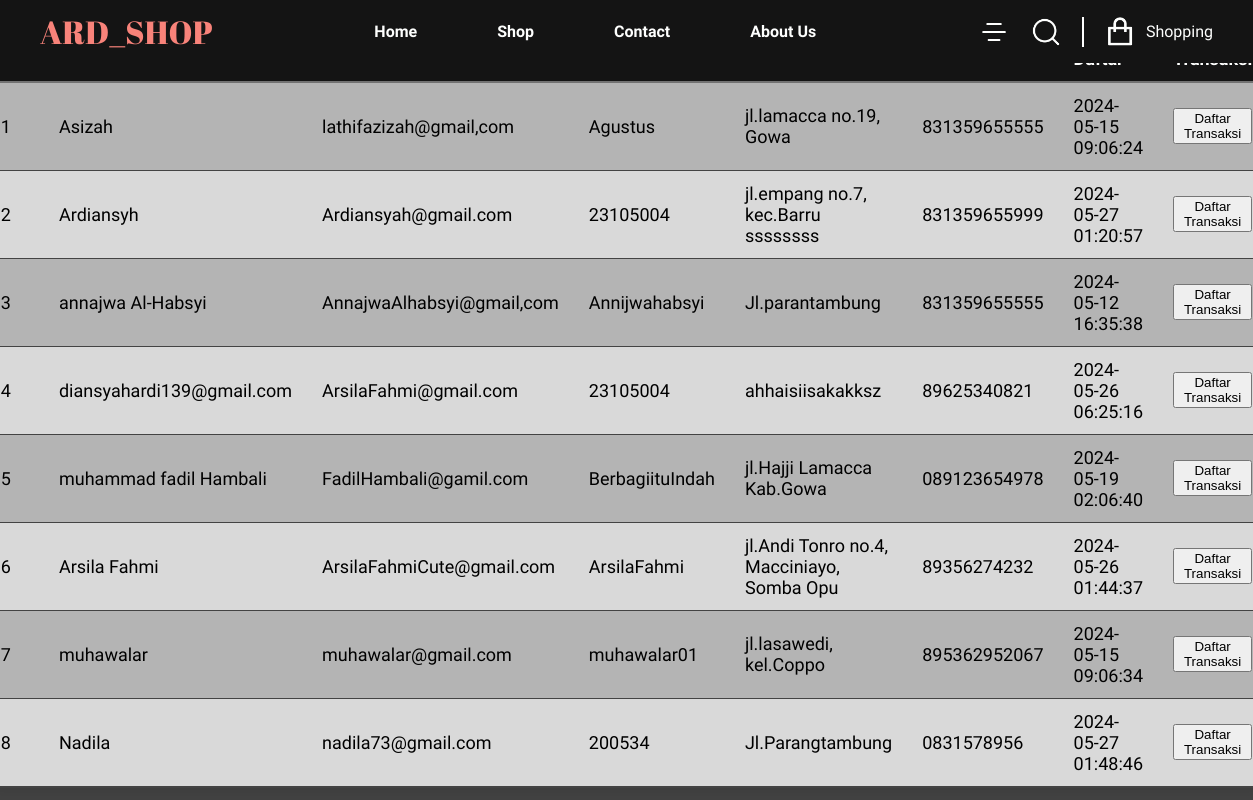
Screenshot of /DashBoard/Data_pengguna.php with the database file from the repository.
### tables this page shows
CREATE TABLE `pengguna` (
  `user_id` int(8) NOT NULL,
  `username` varchar(30) NOT NULL,
  `email` varchar(30) NOT NULL,
  `password` varchar(20) NOT NULL,
  `address` longtext DEFAULT NULL,
  `phone_number` varchar(15) DEFAULT NULL,
  `registration_date` timestamp NOT NULL DEFAULT current_timestamp() ON UPDATE current_timestamp()
);

### DashBoard/Data_pengguna.php (the view, shortened to what this page needs)
<?php
include '../Connection.php';
?>
<!DOCTYPE html>
<html lang="en">
<head>
    <link rel="stylesheet" href="style/Style.css">
</head>
<nav class="navbar">
    <div class="brand">ARD_SHOP</div>
    <div class="nav">
        <div>Home</div>
        <div>Shop</div>
        <div>Contact</div>
        <div>About Us</div>
    </div>
    <div class="actions">
        <img src="../image/Bar Menu.png" alt="Bar-Menu" width="32" height="32" style="position: relative;">
        <img src="../image/Search.png" alt="Search" width="32" height="32" style="position: relative;">
        <div class="divider"></div>
        <div class="shopping">
            <img src="../image/shop.png" alt="shop" width="32" height="32" style="position: relative;">
            <div>Shopping</div>
        </div>
    </div>
</nav>
<body>
    <table class="styled-table">
        <thead>
            <tr>
                <th>No.</th>
                <th>Nama User</th>
                <th>Email</th>
                <th>Password</th>
                <th>Alamat User</th>
                <th>Phone Number</th>
                <th>Tanggal Daftar</th>
                <th>Daftar Transaksi</th>
            </tr>
        </thead>
    <?php
    $pengguna_date = "select * from pengguna order by user_id";
    $connect_pengguna = mysqli_query($connection, $pengguna_date);
    echo "<tbody>";
    $i = 1;
    while ($a = mysqli_fetch_array($connect_pengguna)) {
        echo '
    <tr>
        <td>' . $i . '</td>
        <td>' . htmlspecialchars($a['username']) . '</td>
        <td>' . htmlspecialchars($a['email']) . '</td>
        <td>' . htmlspecialchars($a['password']) . '</td>
        <td>' . htmlspecialchars($a['address']) . '</td>
        <td>' . htmlspecialchars($a['phone_number']) . '</td>
        <td>' . htmlspecialchars($a['registration_date']) . '</td>
        <td>
        <form action="Transaksi_user.php" method="get">
            <input type="hidden" name="user_id" value="' . htmlspecialchars($a['user_id']) . '">
            <button type="submit" class="Button">Daftar Transaksi</button>
        </form>
        </td>
    </tr>
    ';
    $i++;
    }
    echo "</tbody>";
    echo "</table>";
    ?>
</body>
</html>

### DashBoard/Style/Style.css (style rules this page uses)
body { margin: 0; padding: 0; background-color: #434343; font-family: 'Segoe UI', Tahoma, Geneva, Verdana, sans-serif; display: flex; justify-content: center; align-items: center; height: 100vh; }
.navbar { background-color: #141414; padding: 10px 40px; display: flex; justify-content: space-between; align-items: center; position: fixed; width: 100%; top: 0; z-index: 1000; box-sizing: border-box; }
.navbar .brand { color: #F8837A; font-size: 32px; font-family: 'Abril Fatface', cursive; font-weight: 400; }
.navbar .nav { display: flex; gap: 80px; }
.navbar .nav > div { color: #FEFFFE; font-size: 16px; font-weight: 600; cursor: pointer; }
.navbar .actions { display: flex; align-items: center; gap: 20px; }
.navbar .actions img { cursor: pointer; }
.navbar .actions .divider { width: 2px; height: 30px; background: white; }
.navbar .actions .shopping { display: flex; align-items: center; gap: 10px; color: #FEFFFE; }
.navbar .actions .shopping img { cursor: pointer; }
.styled-table { border-collapse: collapse; margin: 25px 0; font-size: 18px; min-width: 800px; box-shadow: 0 0 20px rgba(0, 0, 0, 0.15); border: 2px solid #727272; border-radius: 12px; overflow: hidden; }
.styled-table thead tr { background-color: #141414; border: 2px solid #727272; color: #FEFFFE; text-align: left; font-weight: bold; }
.styled-table th, .styled-table td { padding: 12px 15px; }
.styled-table tbody tr { border-bottom: 1px solid #434343; }
.styled-table tbody tr:nth-of-type(even) { background-color: rgba(255, 255, 255, 0.8); }
.styled-table tbody tr:nth-of-type(odd) { background-color: rgba(255, 255, 255, 0.6); }
.styled-table tbody tr:last-of-type { border-bottom: 2px solid #141414; }

### rows the page displays
pengguna: username "Asizah", email "lathifazizah@gmail,com", password "Agustus", address "jl.lamacca no.19, Gowa", phone_number "831359655555", registration_date "2024-05-15 09:06:24"
pengguna: username "Ardiansyh", email "Ardiansyah@gmail.com", password "23105004", address "jl.empang no.7, kec.Barru ssssssss", phone_number "831359655999", registration_date "2024-05-27 01:20:57"
pengguna: username "annajwa Al-Habsyi", email "AnnajwaAlhabsyi@gmail,com", password "Annijwahabsyi", address "Jl.parantambung", phone_number "831359655555", registration_date "2024-05-12 16:35:38"
pengguna: username "diansyahardi139@gmail.com", email "ArsilaFahmi@gmail.com", password "23105004", address "ahhaisiisakakksz", phone_number "89625340821", registration_date "2024-05-26 06:25:16"
pengguna: username "muhammad fadil Hambali", email "FadilHambali@gamil.com", password "BerbagiituIndah", address "jl.Hajji Lamacca Kab.Gowa", phone_number "089123654978", registration_date "2024-05-19 02:06:40"
pengguna: username "Arsila Fahmi", email "ArsilaFahmiCute@gmail.com", password "ArsilaFahmi", address "jl.Andi Tonro no.4, Macciniayo, Somba Opu", phone_number "89356274232", registration_date "2024-05-26 01:44:37"
pengguna: username "muhawalar", email "muhawalar@gmail.com", password "muhawalar01", address "jl.lasawedi, kel.Coppo", phone_number "895362952067", registration_date "2024-05-15 09:06:34"
pengguna: username "Nadila", email "nadila73@gmail.com", password "200534", address "Jl.Parangtambung", phone_number "0831578956", registration_date "2024-05-27 01:48:46"
